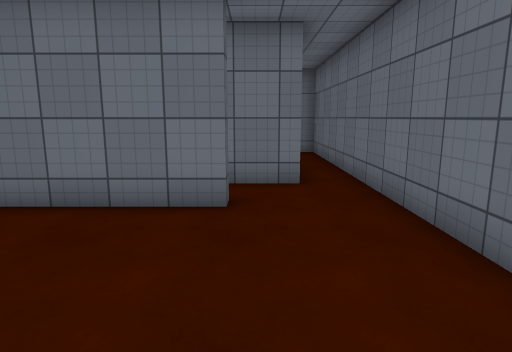
View 1 (above)

24 first-person views from a walk through a scene from a Unity 3-D project. The camera is 1.5 m above the floor, tilts 10° down and sees 75° across. Doors are open. The floor is counted in squares, 1 m on a side. Each view is taken from the middle of a square. On the plan, view 1 faces up. The plan holds only what a view shows up to about 15 squares ahead; the rest is blank. The place goes on beyond the plan. The player is left out. Surface patterns are stand-ins for the level's own textures.

View 2
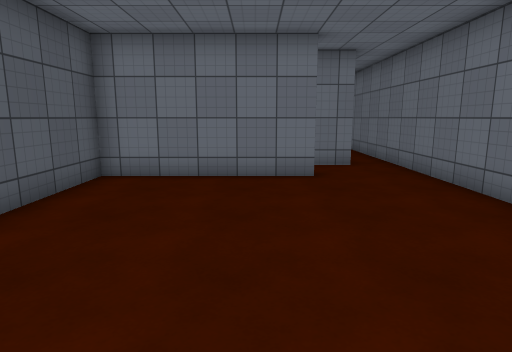

View 3
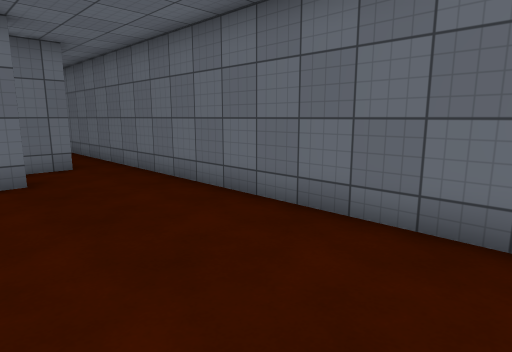

View 4
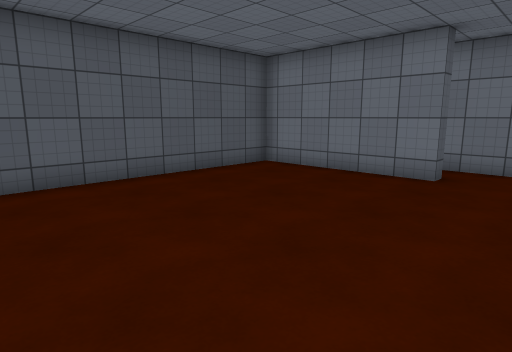

View 5
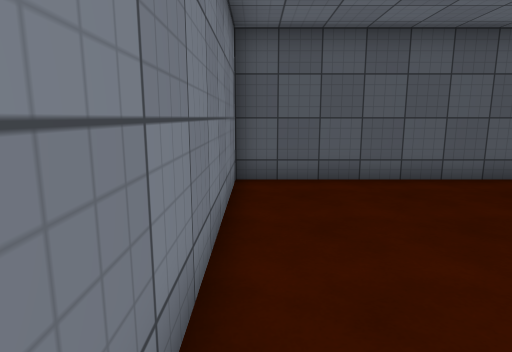

View 6
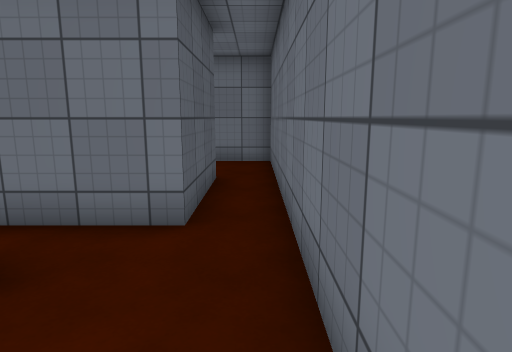

View 7
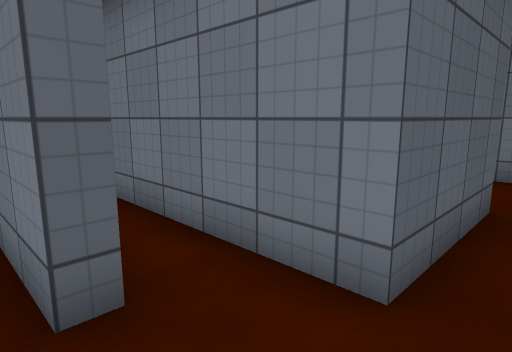

View 8
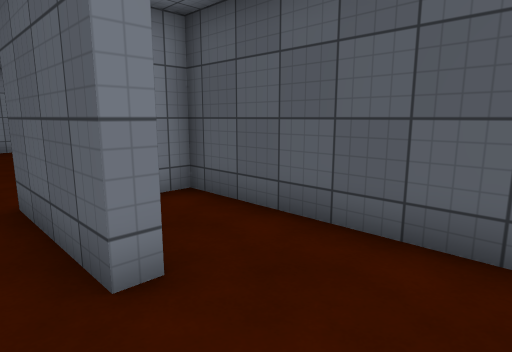

View 9
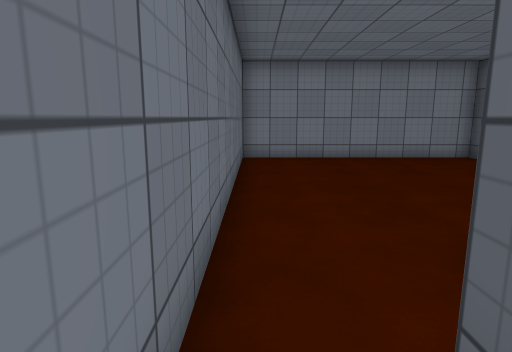

View 10
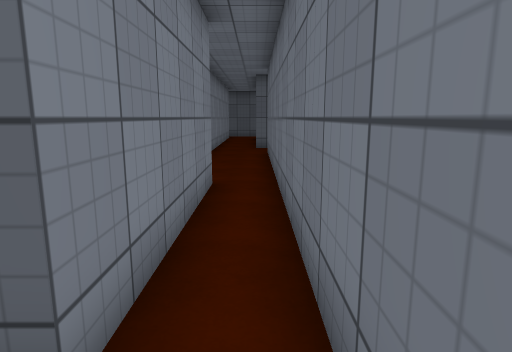

View 11
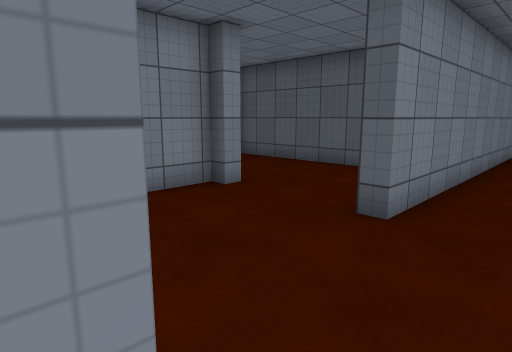

View 12
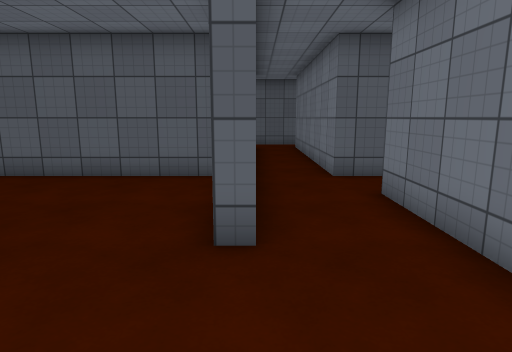

View 13
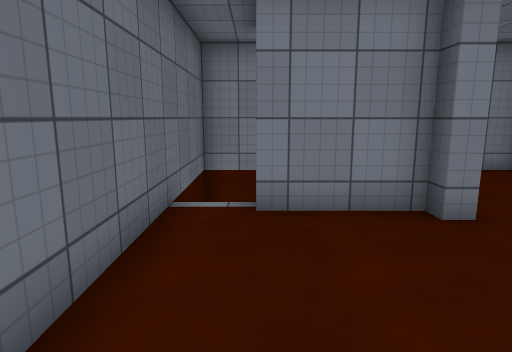

View 14
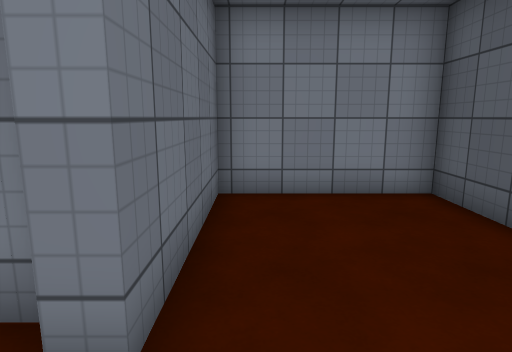

View 15
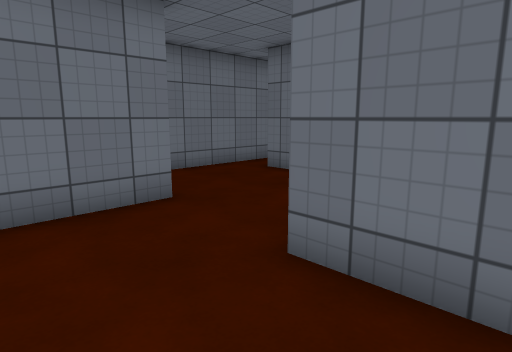

View 16
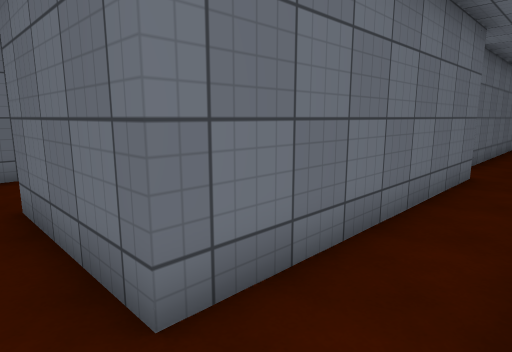

View 17
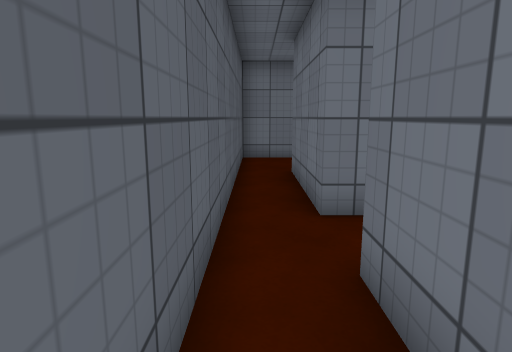

View 18
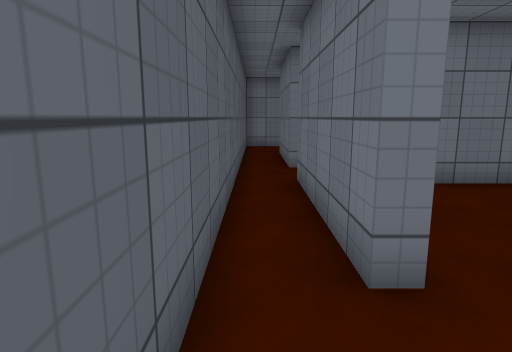

View 19
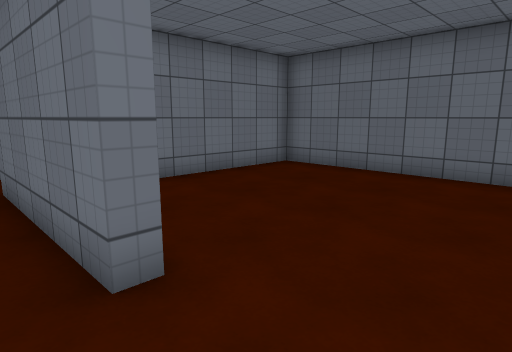

View 20
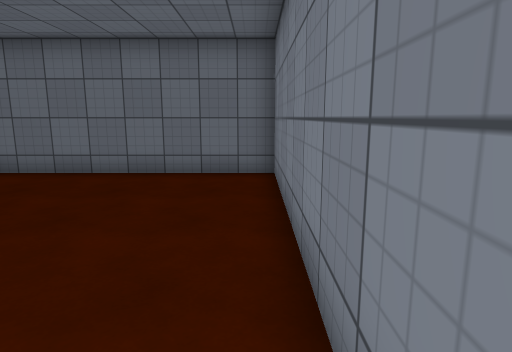

View 21
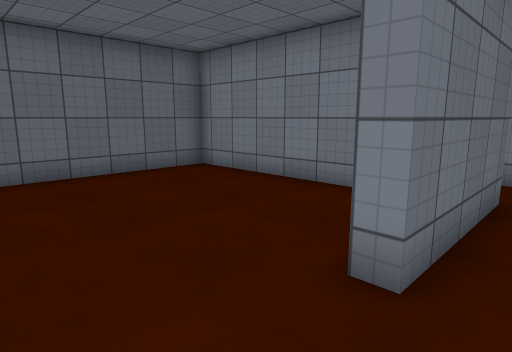

View 22
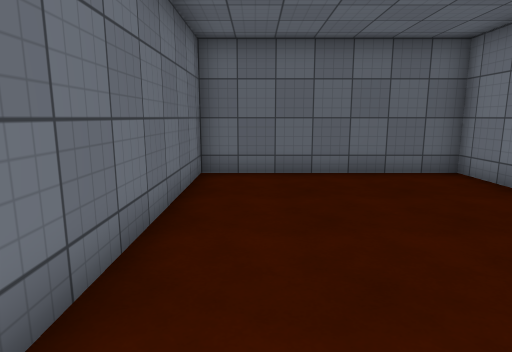

View 23
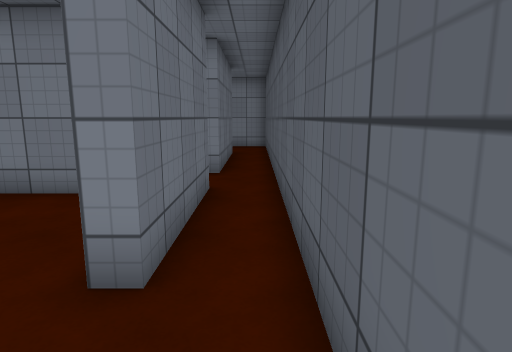

View 24
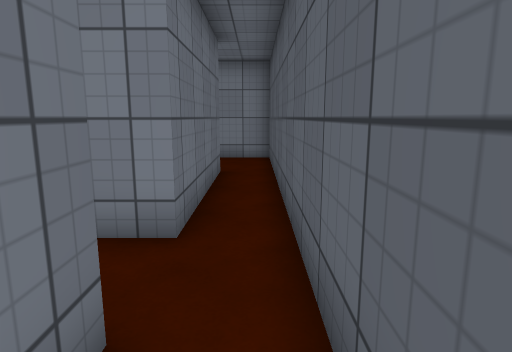

### Floor plan
Points are (right, up) in squares from view 1. A wall is a line through its corners. A room is listed if a view was taken in it or the views show most of it. See-through windows are left out.
Room 1 (views 1, 2, 3, 4, 5, 6, 7)
walls: (-0.5, 5.5) (-6, 5.5) (-6, -3.5) (2.5, -3.5) (2.5, 6)
ways out: open door at (1, 6) to room 2
Room 2 (views 8, 9, 10, 11)
walls: (2.5, 6) (2.5, 14.5) (0.4, 14.5); (1, 11.3) (1, 7.5) (-6.5, 7.5); (-6.5, 6) (-0.5, 6)
ways out: open door at (1, 6) to room 1; opening at (-7, 7) to room 3; open door at (1, 13) to room 9
Room 3 (views 12, 13)
walls: (-6.5, 7.5) (-13.5, 7.5); (-10.8, 1.3) (-10.8, 0.8) (-10, 0.8); (-8.8, 0.8) (-8, 0.8); (-6.5, 0.5) (-6.5, 6); (-15, 5) (-10.8, 5) (-10.8, 4.5)
ways out: opening at (-7, 7) to room 2; open door at (-11, 3) to room 4; opening at (-13, 7); opening at (-7, -0.5)
Room 4 (views 14, 15)
walls: (-15.5, 3.9) (-15.5, -3.5) (-11.2, -3.5) (-11.2, 1.3); (-10.8, 4.5) (-13.4, 4.5)
ways out: open door at (-11, 3) to room 3
Room 5 (views 16, 17, 18, 19, 20, 24)
walls: (-21.2, 5) (-15, 5); (-25.5, 11) (-25.5, -3); (-24, -0.3) (-24, 5) (-23, 5); (-15.5, 7) (-24, 7) (-24, 11.3); (-25.6, -3.5) (-24, -3.5)
ways out: open door at (-24, -2) to room 7; open door at (-23, 4) to room 7; open door at (-15, 6)
Room 6 (views 21, 22, 23)
walls: (-24, 14.5) (-25.5, 14.5) (-25.5, 11)
ways out: open door at (-24, 12) to room 8
Room 7 (no view inside)
walls: (-24, -3.5) (-16, -3.5) (-16, 4.5) (-21, 4.5)
ways out: open door at (-24, -2) to room 5; open door at (-23, 4) to room 5
Room 8 (no view inside)
walls: (-21.5, 7.5) (-16, 7.5) (-16, 14.5) (-24, 14.5)
ways out: open door at (-24, 12) to room 6
Room 9 (no view inside)
walls: (0.4, 11.3) (1, 11.3); (-2, 13.6) (-2, 8) (-1.2, 8)
ways out: open door at (1, 13) to room 2

Where each view was taken, in squares from view 1:
view 1: 0 up, 0 right, facing up
view 2: 3 down, 2 left, facing up
view 3: 3 down, 2 left, facing up-right
view 4: 3 down, 2 right, facing up-left
view 5: 3 down, 2 right, facing left
view 6: 3 up, 2 right, facing up
view 7: 5 up, 2 right, facing up-left
view 8: 14 up, 2 right, facing down-left
view 9: 9 up, 2 right, facing down
view 10: 7 up, 1 right, facing left
view 11: 7 up, 6 left, facing down-left
view 12: 5 up, 7 left, facing left
view 13: 6 up, 8 left, facing down
view 14: 3 up, 12 left, facing down
view 15: 1 down, 14 left, facing up-right
view 16: 5 up, 25 left, facing up-right
view 17: 2 up, 25 left, facing up
view 18: 3 down, 25 left, facing up
view 19: 3 down, 25 left, facing up-right
view 20: 3 down, 25 left, facing right
view 21: 14 up, 25 left, facing down-right
view 22: 13 up, 25 left, facing right
view 23: 14 up, 25 left, facing down
view 24: 9 up, 25 left, facing down
